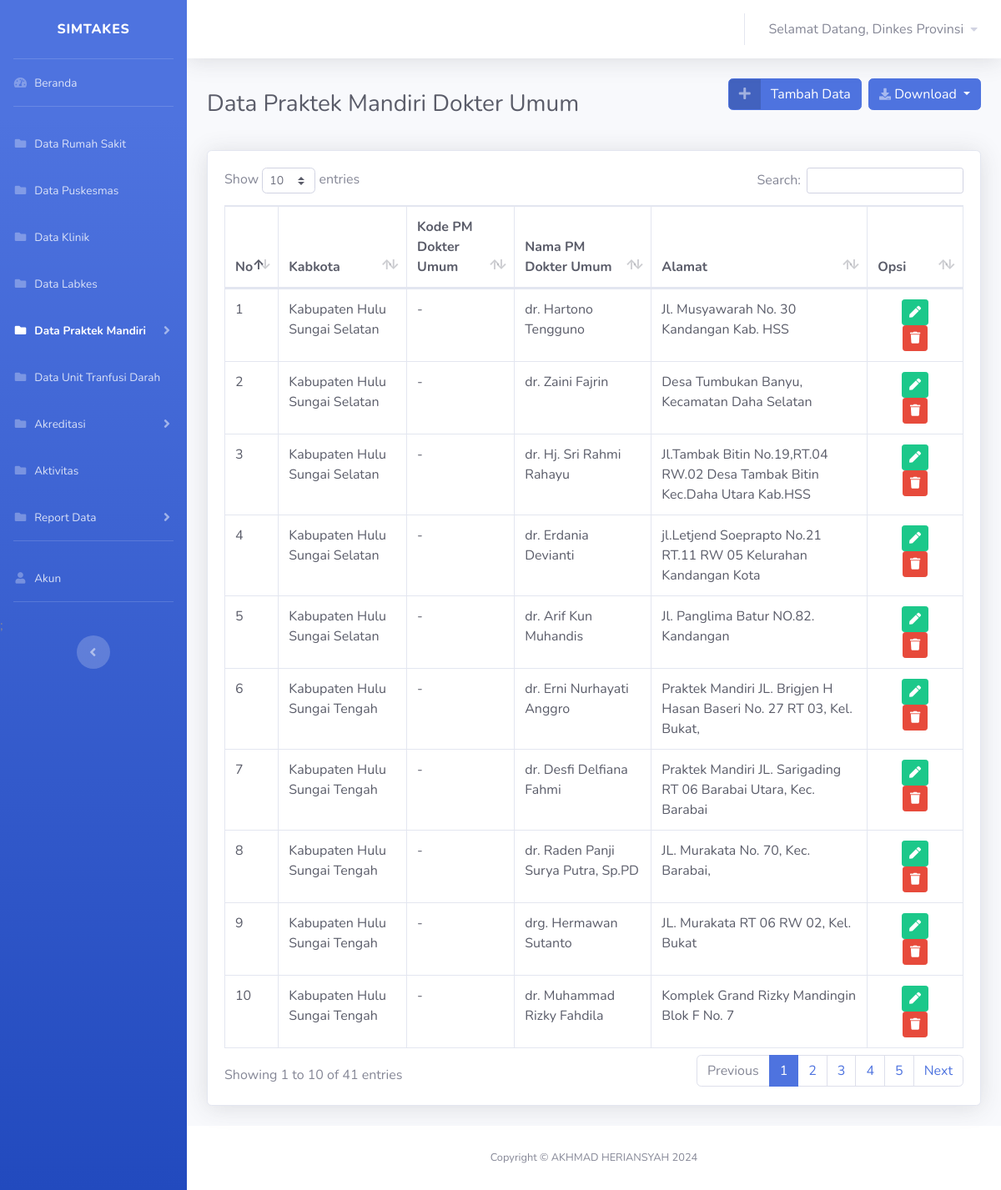
/views/dinkes/praktekmandiri/pm_dokterumum.php (signed in), run on the app's committed database.
### tables this page shows
CREATE TABLE `user` (
  `id_user` int(11) NOT NULL,
  `username` varchar(30) NOT NULL,
  `nama` varchar(100) NOT NULL,
  `password` varchar(30) NOT NULL,
  `id_role` int(11) NOT NULL
);

CREATE TABLE `data_pmdrumum` (
  `idx` int(11) NOT NULL,
  `kabkota` varchar(50) NOT NULL,
  `kodepmdrumum` varchar(50) NOT NULL,
  `namapmdrumum` varchar(50) NOT NULL,
  `alamat` varchar(255) NOT NULL
);

### koneksi.php (called while the page is built, shortened)
<?php
$koneksi = mysqli_connect("localhost", "root", "", "simtakes") or die(mysqli_error($koneksi));
$username = $_SESSION['username'];
$id_role = $_SESSION['id_role'];
function query($query)
{
    global $koneksi;
    $result = mysqli_query($koneksi, $query);
    $rows = [];
    while ($row = mysqli_fetch_assoc($result)) {
        $rows[] = $row;
    }
    return $rows;
}
?>

### views/dinkes/praktekmandiri/pm_dokterumum.php (the view, shortened to what this page needs)
<?php
require '../../../koneksi.php';
if ($id_role == '15') {
    $dokterumum = query("SELECT * FROM data_pmdrumum WHERE kabkota = 'Kota Banjarmasin' ORDER BY namapmdrumum");
} elseif ($id_role == '3') {
    $dokterumum = query("SELECT * FROM data_pmdrumum WHERE kabkota = 'Kabupaten Balangan' ORDER BY namapmdrumum");
} elseif ($id_role == '4') {
    $dokterumum = query("SELECT * FROM data_pmdrumum WHERE kabkota = 'Kabupaten Banjar' ORDER BY namapmdrumum");
} elseif ($id_role == '5') {
    $dokterumum = query("SELECT * FROM data_pmdrumum WHERE kabkota = 'Kabupaten Barito Kuala' ORDER BY namapmdrumum");
} elseif ($id_role == '6') {
    $dokterumum = query("SELECT * FROM data_pmdrumum WHERE kabkota = 'Kabupaten Hulu Sungai Selatan' ORDER BY namapmdrumum");
} elseif ($id_role == '7') {
    $dokterumum = query("SELECT * FROM data_pmdrumum WHERE kabkota = 'Kabupaten Hulu Sungai Tengah' ORDER BY namapmdrumum");
} elseif ($id_role == '8') {
    $dokterumum = query("SELECT * FROM data_pmdrumum WHERE kabkota = 'Kabupaten Hulu Sungai Utara' ORDER BY namapmdrumum");
} elseif ($id_role == '9') {
    $dokterumum = query("SELECT * FROM data_pmdrumum WHERE kabkota = 'Kabupaten Kotabaru' ORDER BY namapmdrumum");
} elseif ($id_role == '10') {
    $dokterumum = query("SELECT * FROM data_pmdrumum WHERE kabkota = 'Kabupaten Tabalong' ORDER BY namapmdrumum");
} elseif ($id_role == '11') {
    $dokterumum = query("SELECT * FROM data_pmdrumum WHERE kabkota = 'Kabupaten Tanah Bumbu' ORDER BY namapmdrumum");
} elseif ($id_role == '12') {
    $dokterumum = query("SELECT * FROM data_pmdrumum WHERE kabkota = 'Kabupaten Tanah Laut' ORDER BY namapmdrumum");
} elseif ($id_role == '13') {
    $dokterumum = query("SELECT * FROM data_pmdrumum WHERE kabkota = 'Kabupaten Tapin' ORDER BY namapmdrumum");
} elseif ($id_role == '14') {
    $dokterumum = query("SELECT * FROM data_pmdrumum WHERE kabkota = 'Kota Banjarbaru' ORDER BY namapmdrumum");
} elseif ($id_role == '2') {
    $dokterumum = query("SELECT * FROM data_pmdrumum ORDER BY kabkota");
} else {
    echo "<script>alert('Anda harus login ulang!');
		document.location = '../../../index.php';
		</script>";
    exit();
}
?>
<!DOCTYPE html>
<html lang="en">
<head>
    <link href="../../../vendor/fontawesome-free/css/all.min.css" rel="stylesheet" type="text/css">
    <link href="../../../css/sb-admin-2.min.css" rel="stylesheet">
    <link href="../../../vendor/datatables/dataTables.bootstrap4.min.css" rel="stylesheet">
</head>
<body id="page-top">
    <div id="wrapper">
        <?php
        require '../template/sidebar.php';
        ?>
        <div id="content-wrapper" class="d-flex flex-column">
            <div id="content">
                <nav class="navbar navbar-expand navbar-light bg-white topbar mb-4 static-top shadow">
<?php
                    require '../template/navbar.php';
                    ?>
                </nav>
                <div class="container-fluid">
                    <div class="d-sm-flex align-items-center justify-content-between mb-4">
                        <h1 class="h3 mb-0 text-gray-800">Data Praktek Mandiri Dokter Umum</h1>
                        <div class="d-sm-flex align-items-center justify-content-between mb-4">
                            <a href="pm_dokterumum-tambah.php" class="btn btn-primary btn-icon-split">
                                            <span class="icon text-white-50">
                                                <i class="fas fa-plus"></i>
                                            </span>
                                            <span class="text">Tambah Data</span>
                            </a>&nbsp;&nbsp;
                            <div class="btn-group">
                                <button type="button" class="btn btn-primary dropdown-toggle " data-toggle="dropdown" aria-haspopup="true" aria-expanded="false"><i
                                    class="fas fa-download fa-sm text-white-50"></i>
                                    Download
                                </button>
                            </div>
                        </div>
                    </div>
                        <div class="card shadow mb-4">
                            <div class="card-body">
                                <div class="table-responsive">
                                    <table class="table table-bordered text-dark" id="dataTable" width="100%" cellspacing="0">
                                        <thead>
                                            <tr>
                                            <th>No</th>
                                            <th>Kabkota</th>
                                            <th>Kode PM Dokter Umum</th>
                                            <th>Nama PM Dokter Umum</th>
                                            <th>Alamat</th>
                                            <th>Opsi</th>
                                            </tr>
                                        </thead>
                                        <tbody>
                                            <?php $no = 1; ?>
                                            <?php foreach ($dokterumum as $du) : ?>
                                            <tr>
                                                <td><?= $no++ ?></td>
                                                <td><?= $du['kabkota'] ?></td>
                                                <td><?= $du['kodepmdrumum'] ?></td>
                                                <td><?= $du['namapmdrumum'] ?></td>
                                                <td><?= $du['alamat'] ?></td>
                                                <td>
                                                <div class="container text-center">
                                                    <a href="pm_dokterumum-edit.php?idx=<?= $du['idx']; ?>"class="btn btn-success btn-sm"><i class="fa fa-pen"></i></a>
                                                    <a  href="hapusdu.php?idx=<?= $du['idx']; ?>" class="btn btn-danger btn-sm" onclick="return confirm('Apakah anda yakin ingin menghapus data PM Dokter Umum <?= $du['namapmdrumum']; ?> ?');"><i class="fa fa-trash"></i></a></td>
                                                </div>
                                            </tr>
                                            <?php endforeach ?>
<?php
            require '../template/footer.php';
            ?>
</body>
</html>

### views/dinkes/template/navbar.php (shortened to what this page needs)
<ul class="navbar-nav ml-auto">
                        <li class="nav-item dropdown no-arrow">
                            <a class="nav-link dropdown-toggle" href="#" id="userDropdown" role="button"
                                data-toggle="dropdown" aria-haspopup="true" aria-expanded="false">
                                <span class="mr-2 d-none d-lg-inline text-gray-600">Selamat Datang,
                                <?php $index = mysqli_query($koneksi,"SELECT nama from user where username='$username' AND id_role = '$id_role'");
                                $row = mysqli_fetch_array($index);
                                if ($row && $row["nama"] == !'') {
                                echo $row['nama'];
                                }else
                                {
                                echo "no class";
                                }
                                ?>
                                </span>
                                    <i class="fas fa-caret-down fa-sm"></i>
                            </a>
                        </li>
                    </ul>

### data on the page
user: nama "Dinkes Provinsi"
data_pmdrumum: kabkota "Kabupaten Hulu Sungai Selatan", kodepmdrumum "-", namapmdrumum "dr. Hartono Tengguno", alamat "Jl. Musyawarah No. 30 Kandangan Kab. HSS"
data_pmdrumum: kabkota "Kabupaten Hulu Sungai Selatan", kodepmdrumum "-", namapmdrumum "dr. Zaini Fajrin", alamat "Desa Tumbukan Banyu, Kecamatan Daha Selatan"
data_pmdrumum: kabkota "Kabupaten Hulu Sungai Selatan", kodepmdrumum "-", namapmdrumum "dr. Hj. Sri Rahmi Rahayu", alamat "Jl.Tambak Bitin No.19,RT.04 RW.02 Desa Tambak Bitin Kec.Daha Utara Kab.HSS"
data_pmdrumum: kabkota "Kabupaten Hulu Sungai Selatan", kodepmdrumum "-", namapmdrumum "dr. Erdania Devianti", alamat "jl.Letjend Soeprapto No.21 RT.11 RW 05 Kelurahan Kandangan Kota"
data_pmdrumum: kabkota "Kabupaten Hulu Sungai Selatan", kodepmdrumum "-", namapmdrumum "dr. Arif Kun Muhandis", alamat "Jl. Panglima Batur NO.82. Kandangan"
data_pmdrumum: kabkota "Kabupaten Hulu Sungai Tengah", kodepmdrumum "-", namapmdrumum "dr. Erni Nurhayati Anggro", alamat "Praktek Mandiri JL. Brigjen H Hasan Baseri No. 27 RT 03, Kel. Bukat,"
data_pmdrumum: kabkota "Kabupaten Hulu Sungai Tengah", kodepmdrumum "-", namapmdrumum "dr. Desfi Delfiana Fahmi", alamat "Praktek Mandiri JL. Sarigading RT 06 Barabai Utara, Kec. Barabai"
data_pmdrumum: kabkota "Kabupaten Hulu Sungai Tengah", kodepmdrumum "-", namapmdrumum "dr. Raden Panji Surya Putra, Sp.PD", alamat "JL. Murakata No. 70, Kec. Barabai,"
data_pmdrumum: kabkota "Kabupaten Hulu Sungai Tengah", kodepmdrumum "-", namapmdrumum "drg. Hermawan Sutanto", alamat "JL. Murakata RT 06 RW 02, Kel. Bukat"
data_pmdrumum: kabkota "Kabupaten Hulu Sungai Tengah", kodepmdrumum "-", namapmdrumum "dr. Muhammad Rizky Fahdila", alamat "Komplek Grand Rizky Mandingin Blok F No. 7"
